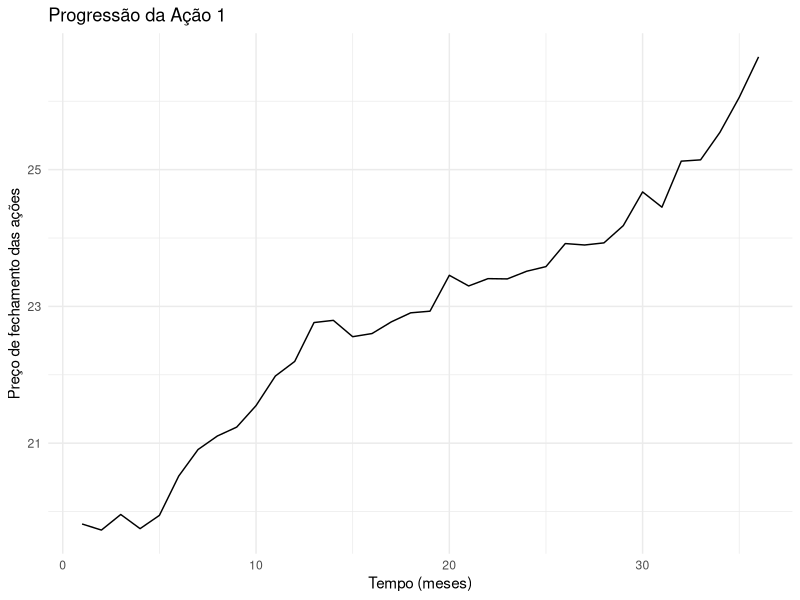
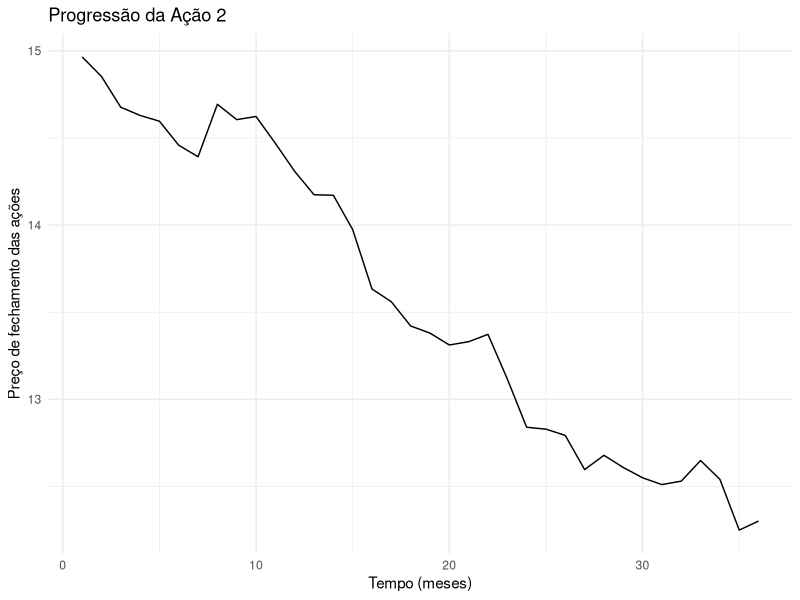
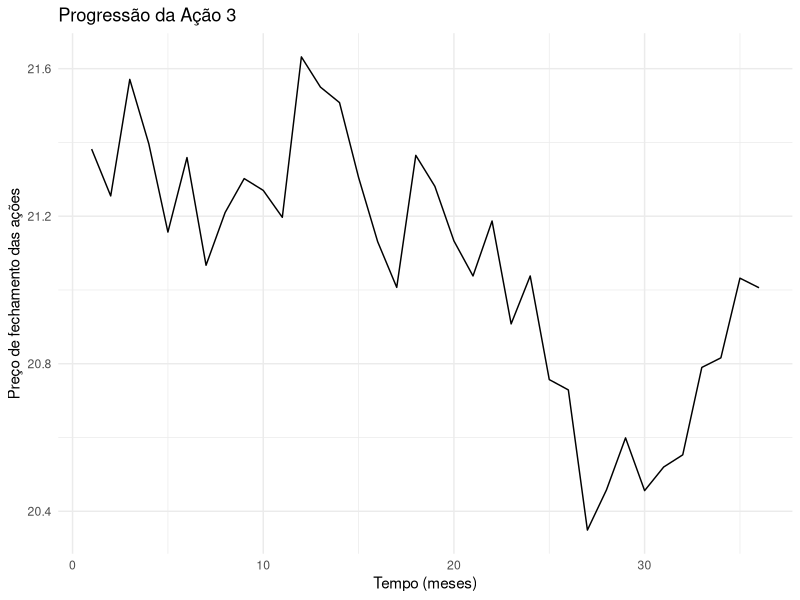
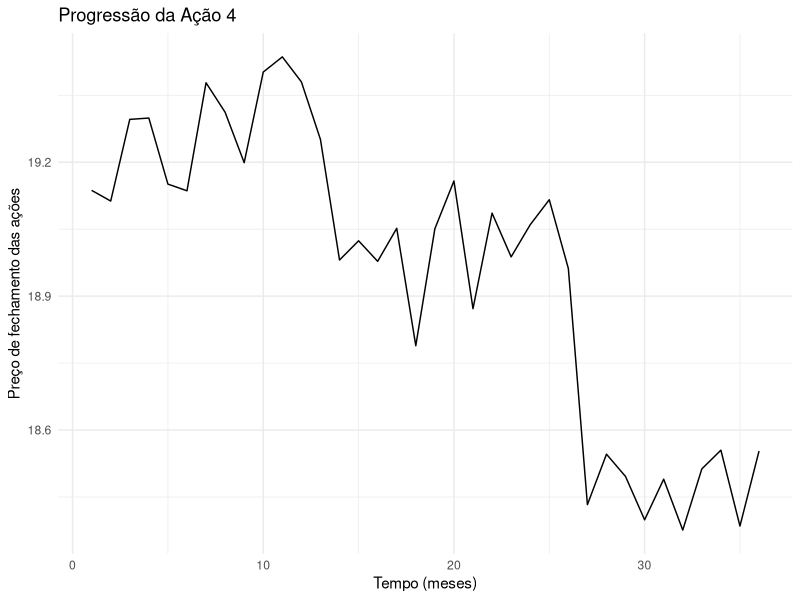
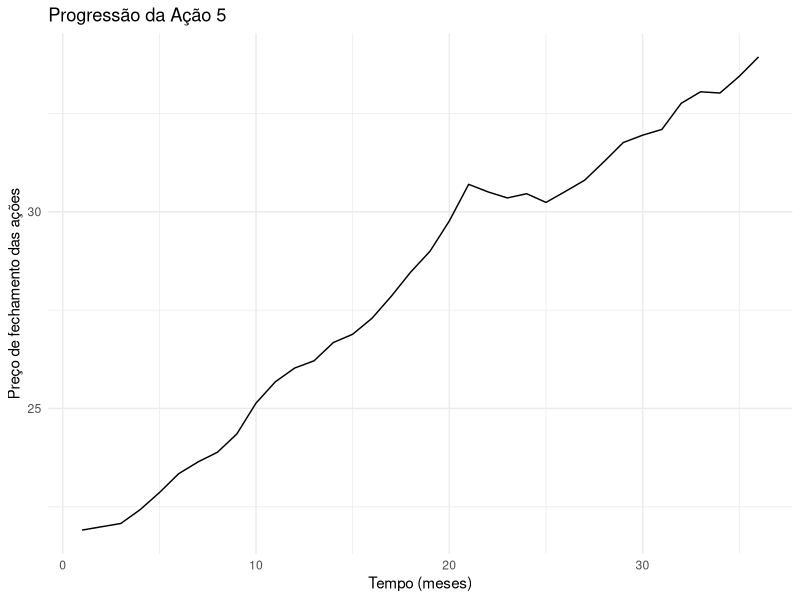
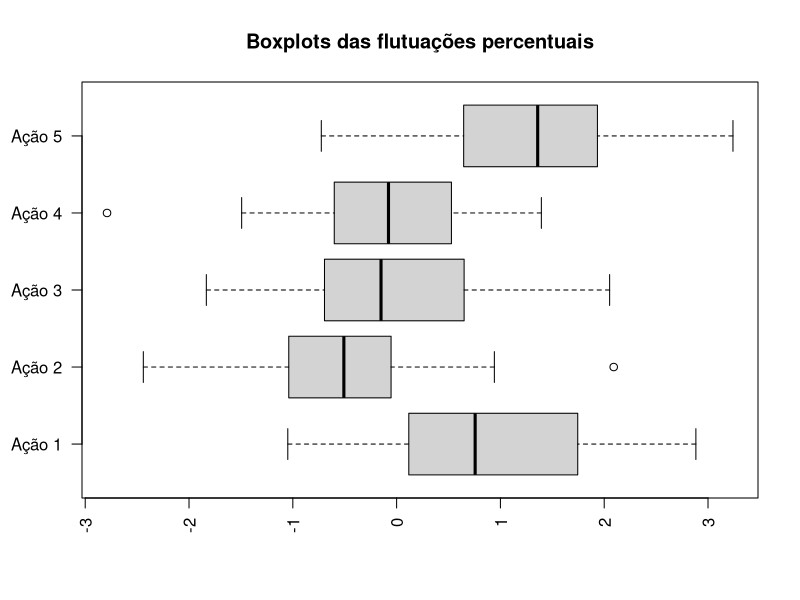

Generate these figures, in order, with R:
## ---- chunk 1
knitr::opts_chunk$set(echo = TRUE)
## ---- chunk 2

# Importação das bibliotecas (descomentar caso não tenha instalado)
# install.packages(c("ggplot2", "AICcmodavg"))

# Importação de bibliotecas
library(ggplot2)
library(dplyr)
library(car)

## ---- chunk 3

# importação dos dados
data <- read.csv(file = 'DadosAcoesGrupoC.csv', header = FALSE)
colnames(data) <- c("A1","A2","A3","A4","A5") # Adicionando nomes às colunas

# plot dos primeiros 6 dados da tabela
head(data)
## ---- chunk 4
theme_set(theme_minimal())

# Plot
plot_a1 <- ggplot(data=data, aes(x=nrow(data):1, y=A1)) + geom_line() + 
  labs(title = "Progressão da Ação 1", x = "Tempo (meses)", y = "Preço de fechamento das ações")
plot_a2 <- ggplot(data=data, aes(x=nrow(data):1, y=A2)) + geom_line() + 
  labs(title = "Progressão da Ação 2", x = "Tempo (meses)", y = "Preço de fechamento das ações")
plot_a3 <- ggplot(data=data, aes(x=nrow(data):1, y=A3)) + geom_line() + 
  labs(title = "Progressão da Ação 3", x = "Tempo (meses)", y = "Preço de fechamento das ações")
plot_a4 <- ggplot(data=data, aes(x=nrow(data):1, y=A4)) + geom_line() + 
  labs(title = "Progressão da Ação 4", x = "Tempo (meses)", y = "Preço de fechamento das ações")
plot_a5 <- ggplot(data=data, aes(x=nrow(data):1, y=A5)) + geom_line() + 
  labs(title = "Progressão da Ação 5", x = "Tempo (meses)", y = "Preço de fechamento das ações")

plot_a1
plot_a2
plot_a3
plot_a4
plot_a5
## ---- chunk 5

# Transforma dados em porcentagens
data_perc <- data
for(i in (nrow(data)-1):1){
        data_perc[i,] <- 100*( (data[i,] - data[i+1,])/data[i+1,] ) # porcentagem de mudança do fechamento do mes i + 1 em relação ao mes i.
}

data_perc <- data_perc[-c(36), ] # removendo ultima linha

# Criando uma variável para cada amostra
data_a1 <- data_perc$A1
data_a2 <- data_perc$A2
data_a3 <- data_perc$A3
data_a4 <- data_perc$A4
data_a5 <- data_perc$A5
head(data_perc)
## ---- chunk 6
# boxplot
boxplot(data_a1, data_a2, data_a3, data_a4, data_a5,
main = "Boxplots das flutuações percentuais",
at = c(1,2,3,4,5),
names = c("Ação 1", "Ação 2", "Ação 3", "Ação 4", "Ação 5"),
las = 2,
horizontal = TRUE,
notch = FALSE
)
## ---- chunk 7
library(car)

apply(data_perc, 2, shapiro.test)
## ---- chunk 8
# teste de Bartlett
y <- c(data_a1, data_a2, data_a3, data_a4, data_a5)
group <- as.factor(c(rep(1, length(data_a1)), rep(2, length(data_a2)), 
                     rep(3, length(data_a3)), rep(4, length(data_a4)), rep(5, length(data_a5))))
bartlett.test(y, group)
## ---- chunk 9
# transformação dos dados
perc <- c(data_a1, data_a2, data_a3, data_a4, data_a5)
groups <- c(rep(1, length(data_a1)), rep(2, length(data_a2)), rep(3, length(data_a3)), rep(4, length(data_a4)), rep(5, length(data_a5)))
data_t = data.frame(perc, groups)

# ANOVA
model <- aov(perc ~ group, data = data_t)
summary(model)
